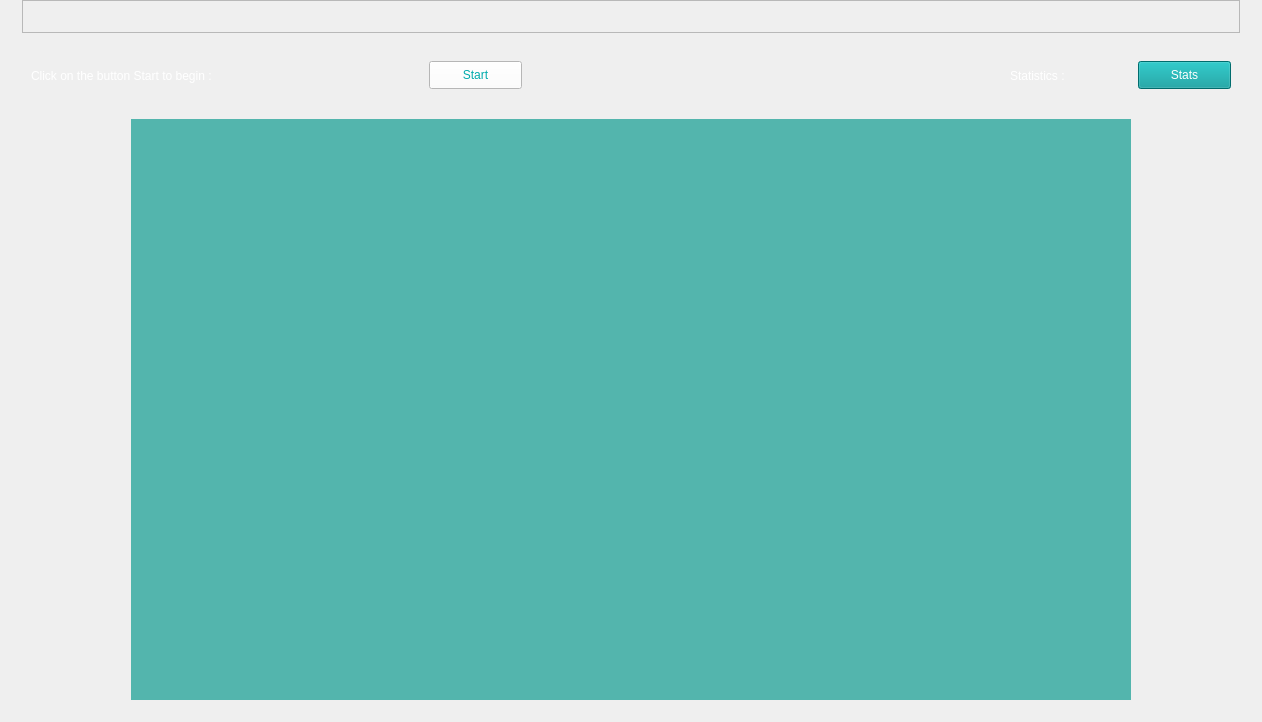
            <widget class="QWidget" name="HomescreenW">
             <layout class="QVBoxLayout" name="verticalLayout_25">
              <property name="topMargin">
               <number>0</number>
              </property>
              <item>
               <widget class="QFrame" name="frame_7">
                <property name="sizePolicy">
                 <sizepolicy hsizetype="Minimum" vsizetype="Minimum">
                  <horstretch>0</horstretch>
                  <verstretch>0</verstretch>
                 </sizepolicy>
                </property>
                <property name="frameShape">
                 <enum>QFrame::NoFrame</enum>
                </property>
                <property name="frameShadow">
                 <enum>QFrame::Plain</enum>
                </property>
                <layout class="QVBoxLayout" name="verticalLayout_24">
                 <property name="spacing">
                  <number>0</number>
                 </property>
                 <property name="leftMargin">
                  <number>11</number>
                 </property>
                 <property name="topMargin">
                  <number>0</number>
                 </property>
                 <property name="rightMargin">
                  <number>11</number>
                 </property>
                 <property name="bottomMargin">
                  <number>11</number>
                 </property>
                 <item>
                  <widget class="QFrame" name="frame_28">
                   <property name="minimumSize">
                    <size>
                     <width>1218</width>
                     <height>33</height>
                    </size>
                   </property>
                   <property name="maximumSize">
                    <size>
                     <width>1218</width>
                     <height>33</height>
                    </size>
                   </property>
                   <property name="frameShape">
                    <enum>QFrame::StyledPanel</enum>
                   </property>
                   <property name="frameShadow">
                    <enum>QFrame::Raised</enum>
                   </property>
                  </widget>
                 </item>
                 <item>
                  <widget class="QFrame" name="frame_29">
                   <property name="minimumSize">
                    <size>
                     <width>0</width>
                     <height>86</height>
                    </size>
                   </property>
                   <property name="maximumSize">
                    <size>
                     <width>16777215</width>
                     <height>86</height>
                    </size>
                   </property>
                   <property name="frameShape">
                    <enum>QFrame::NoFrame</enum>
                   </property>
                   <property name="frameShadow">
                    <enum>QFrame::Plain</enum>
                   </property>
                   <layout class="QHBoxLayout" name="horizontalLayout_26">
                    <item>
                     <widget class="QFrame" name="Start_W">
                      <property name="minimumSize">
                       <size>
                        <width>491</width>
                        <height>57</height>
                       </size>
                      </property>
                      <property name="maximumSize">
                       <size>
                        <width>491</width>
                        <height>57</height>
                       </size>
                      </property>
                      <property name="frameShape">
                       <enum>QFrame::NoFrame</enum>
                      </property>
                      <property name="frameShadow">
                       <enum>QFrame::Plain</enum>
                      </property>
                      <layout class="QHBoxLayout" name="horizontalLayout_15">
                       <property name="leftMargin">
                        <number>0</number>
                       </property>
                       <property name="topMargin">
                        <number>0</number>
                       </property>
                       <property name="rightMargin">
                        <number>0</number>
                       </property>
                       <property name="bottomMargin">
                        <number>0</number>
                       </property>
                       <item>
                        <widget class="QLabel" name="W_message_start">
                         <property name="styleSheet">
                          <string notr="true">color: rgb(255, 255, 255);
font: 16pt &quot;Calibri&quot;;</string>
                         </property>
                         <property name="text">
                          <string>Click on the button Start to begin :</string>
                         </property>
                        </widget>
                       </item>
                       <item>
                        <widget class="QPushButton" name="StartButton_W">
                         <property name="maximumSize">
                          <size>
                           <width>93</width>
                           <height>28</height>
                          </size>
                         </property>
                         <property name="styleSheet">
                          <string notr="true">color: rgb(0, 171, 172);
background-color: rgb(255, 255, 255);</string>
                         </property>
                         <property name="text">
                          <string>Start</string>
                         </property>
                        </widget>
                       </item>
                      </layout>
                     </widget>
                    </item>
                    <item>
                     <widget class="QFrame" name="frame_30">
                      <property name="frameShape">
                       <enum>QFrame::NoFrame</enum>
                      </property>
                      <property name="frameShadow">
                       <enum>QFrame::Plain</enum>
                      </property>
                     </widget>
                    </item>
                    <item>
                     <widget class="QFrame" name="StatsW">
                      <property name="minimumSize">
                       <size>
                        <width>221</width>
                        <height>57</height>
                       </size>
                      </property>
                      <property name="maximumSize">
                       <size>
                        <width>221</width>
                        <height>57</height>
                       </size>
                      </property>
                      <property name="styleSheet">
                       <string notr="true">QPushButton{
	background-color: rgb(0, 151, 152);
	color: #fff;
}
QPushButton:hover{
    border-color: rgb(255, 255, 255);
	background-color: rgb(0, 181, 182);
}
QPushButton:pressed {
	background-color:  rgb(0, 191, 192);
	border-bottom: 2px solid rgb(255, 165, 24);
}</string>
                      </property>
                      <property name="frameShape">
                       <enum>QFrame::NoFrame</enum>
                      </property>
                      <property name="frameShadow">
                       <enum>QFrame::Plain</enum>
                      </property>
                      <layout class="QHBoxLayout" name="horizontalLayout_27">
                       <property name="spacing">
                        <number>0</number>
                       </property>
                       <property name="leftMargin">
                        <number>0</number>
                       </property>
                       <property name="topMargin">
                        <number>0</number>
                       </property>
                       <property name="rightMargin">
                        <number>0</number>
                       </property>
                       <property name="bottomMargin">
                        <number>0</number>
                       </property>
                       <item>
                        <widget class="QLabel" name="statistics4">
                         <property name="styleSheet">
                          <string notr="true">color: rgb(255, 255, 255);
font: 16pt &quot;Calibri&quot;;</string>
                         </property>
                         <property name="text">
                          <string>Statistics :</string>
                         </property>
                        </widget>
                       </item>
                       <item>
                        <widget class="QPushButton" name="StatsW_Button">
                         <property name="maximumSize">
                          <size>
                           <width>93</width>
                           <height>28</height>
                          </size>
                         </property>
                         <property name="styleSheet">
                          <string notr="true"/>
                         </property>
                         <property name="text">
                          <string>Stats</string>
                         </property>
                        </widget>
                       </item>
                      </layout>
                     </widget>
                    </item>
                   </layout>
                  </widget>
                 </item>
                 <item alignment="Qt::AlignHCenter|Qt::AlignVCenter">
                  <widget class="QFrame" name="Image_W">
                   <property name="sizePolicy">
                    <sizepolicy hsizetype="Minimum" vsizetype="Minimum">
                     <horstretch>0</horstretch>
                     <verstretch>0</verstretch>
                    </sizepolicy>
                   </property>
                   <property name="minimumSize">
                    <size>
                     <width>1000</width>
                     <height>581</height>
                    </size>
                   </property>
                   <property name="styleSheet">
                    <string notr="true">background-color: rgb(83, 181, 173);
</string>
                   </property>
                   <property name="frameShape">
                    <enum>QFrame::NoFrame</enum>
                   </property>
                   <property name="frameShadow">
                    <enum>QFrame::Plain</enum>
                   </property>
                   <layout class="QGridLayout" name="gridLayout_4">
                    <item row="0" column="0">
                     <widget class="QLabel" name="W_tranche_1">
                      <property name="maximumSize">
                       <size>
                        <width>391</width>
                        <height>16777215</height>
                       </size>
                      </property>
                      <property name="text">
                       <string/>
                      </property>
                     </widget>
                    </item>
                    <item row="0" column="1">
                     <widget class="QLabel" name="W_tranche_2">
                      <property name="text">
                       <string/>
                      </property>
                     </widget>
                    </item>
                    <item row="0" column="2">
                     <widget class="QLabel" name="W_tranche_3">
                      <property name="text">
                       <string/>
                      </property>
                     </widget>
                    </item>
                    <item row="1" column="0">
                     <widget class="QLabel" name="W_tranche_4">
                      <property name="text">
                       <string/>
                      </property>
                     </widget>
                    </item>
                    <item row="1" column="1">
                     <widget class="QLabel" name="W_tranche_5">
                      <property name="text">
                       <string/>
                      </property>
                     </widget>
                    </item>
                    <item row="1" column="2">
                     <widget class="QLabel" name="W_tranche_6">
                      <property name="text">
                       <string/>
                      </property>
                     </widget>
                    </item>
                   </layout>
                  </widget>
                 </item>
                </layout>
               </widget>
              </item>
             </layout>
            </widget>
